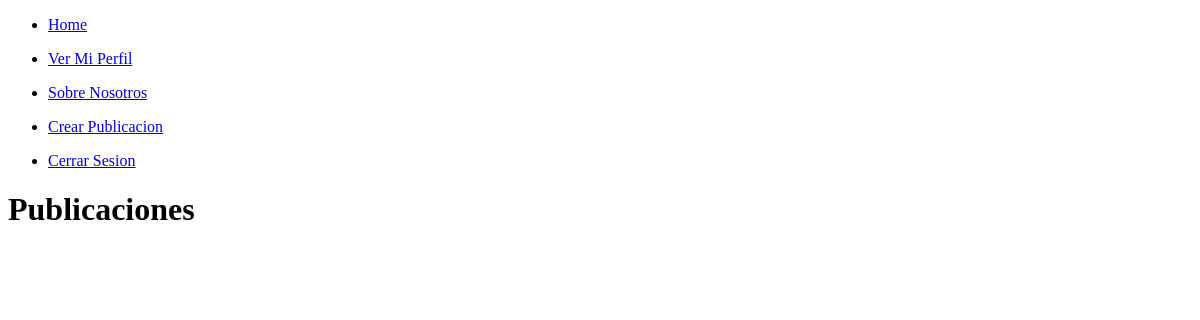
The app's page /all-posts/ (signed in), older data.
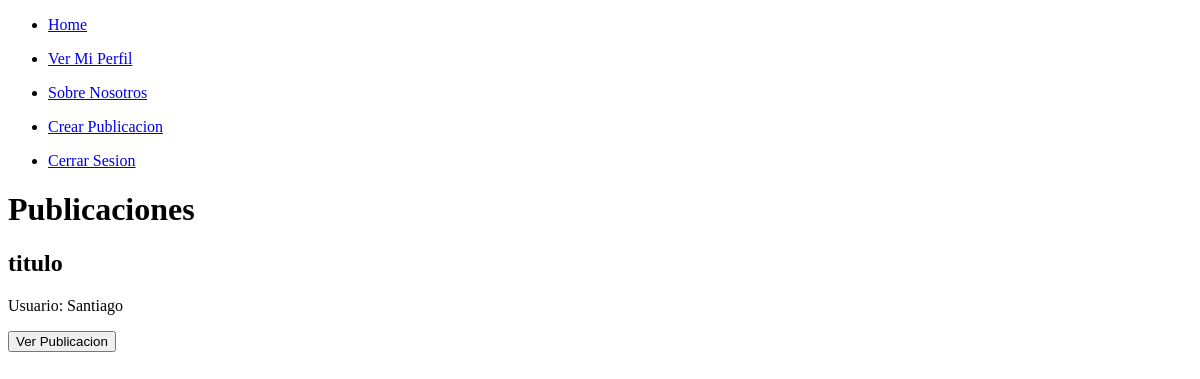
The same page, newer data.
### landing/models.py (models this page shows)
class Publication(models.Model):
    title = models.CharField(unique=True, max_length=200)
    description = models.CharField(max_length=500)
    category = models.CharField(max_length=100)
    state = models.CharField(max_length=100)
    date = models.DateField()  # Vencimiento
    user = models.ForeignKey(User, on_delete=models.CASCADE)

### users/models.py (models this page shows, shortened)
class User(AbstractBaseUser, PermissionsMixin):
    dni = models.IntegerField(unique=True)
    name = models.CharField(max_length=50)
    surname = models.CharField(max_length=50)
    date = models.DateField()
    mail = models.EmailField(max_length=50,)
    password = models.CharField(max_length=128)
    rol = models.CharField(max_length=1, default=1)
    groups = models.ManyToManyField(Group, related_name='user_groups')
    user_permissions = models.ManyToManyField(Permission, related_name='user_permissions')
    USERNAME_FIELD = 'dni'
    REQUIRED_FIELDS = ['name', 'surname', 'date']

### landing/views.py (the view)
# urls.py: path('all-posts/', views.show_all_posts, name= 'all-posts'),
@login_required
def show_all_posts(request):
    if request.method == 'GET':
        logged_user = request.user
        posts = Publication.objects.exclude(user= logged_user.id)
        return render(request, 'show-all-posts.html',{
            'posts' : posts
        })

### landing/templates/show-all-posts.html (shortened to what this page needs)
<!DOCTYPE html>
{% extends 'base.html' %}
{% block content %}
    <h1>Publicaciones</h1>
    {% for post in posts %}
    <div>
        <h2> {{ post.title }} </h2>
        <p>Usuario: {{ post.user.name }}</p>
        <form method="GET" action="{% url 'post' post.id %}">
            <button type="submit">Ver Publicacion</button>
        </form>
    </div>
    {% endfor %}
{% endblock %}

### landing/templates/base.html (shortened to what this page needs)
<html lang="en">
<head>
</head>
<body>
    <nav>
        <ul>
            <li>
                <a href="{% url 'all-posts' %}">Home</a>
            </li>
        </ul>
        <ul>
            <li>
                <a href="{% url 'miperfil' %}">Ver Mi Perfil</a>
            </li>
        </ul>
        <ul>
            <li>
                <a href="{% url 'about' %}">Sobre Nosotros</a>
            </li>
        </ul>
        <ul>
            <li>
                <a href="{% url 'crearPublicaciones' %}">Crear Publicacion</a>
            </li>
        </ul>
        <ul>
            <li>
                <a href="{% url 'logout' %}">Cerrar Sesion</a>
            </li>
        </ul>
    </nav>
    {% block content %}
    {% endblock %}
</body>
</html>

Row changes from the older to the newer data that the page shows:
added Publication: title "titulo", user.name "Santiago"
